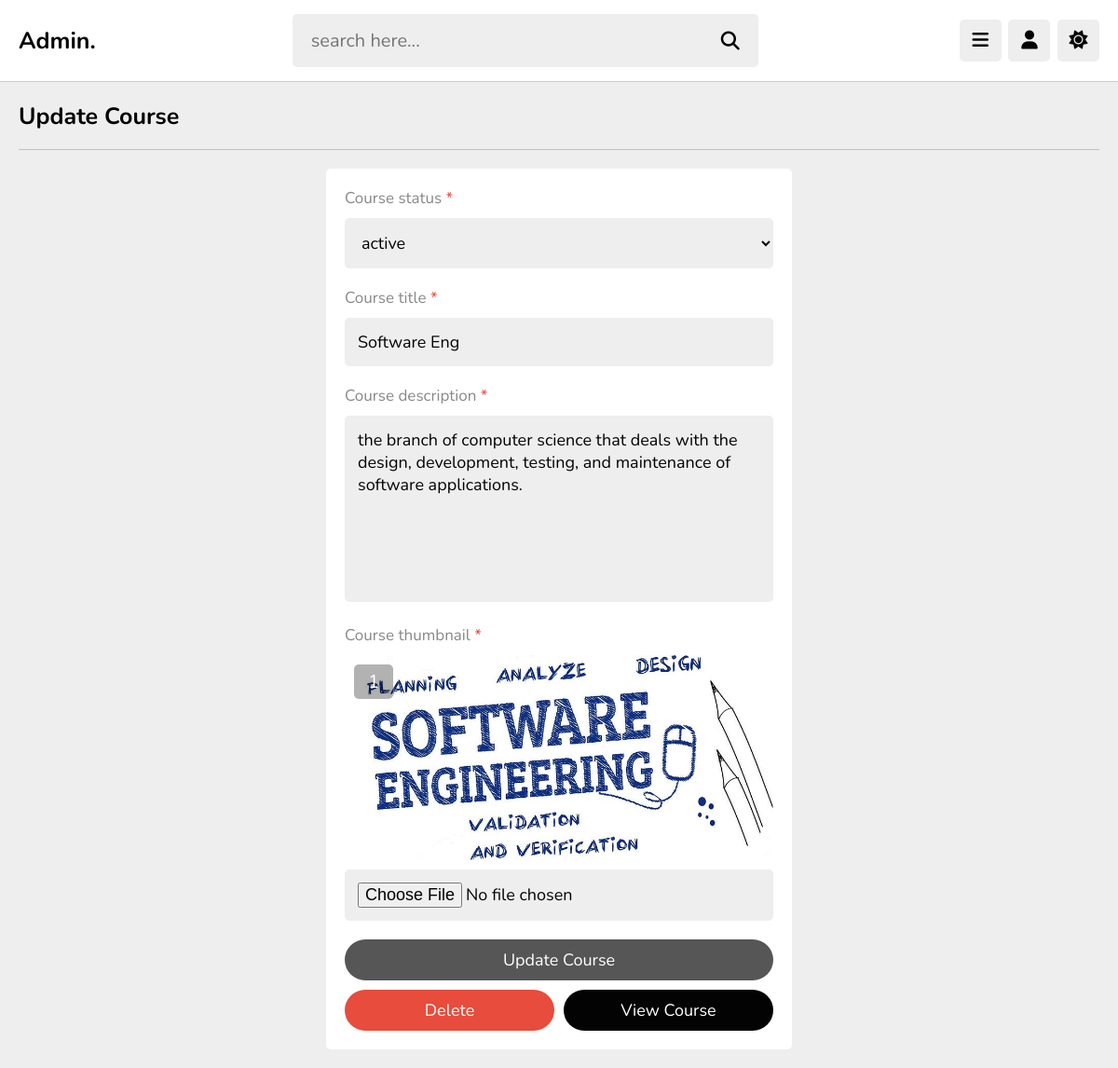
The app's page /admin/update_course.php?get_id=mQ3V7WtHjpnpVPw6Ls4i (signed in) with its own data.
### tables this page shows
CREATE TABLE `course` (
  `id` varchar(20) NOT NULL,
  `tutor_id` varchar(20) NOT NULL,
  `title` varchar(100) NOT NULL,
  `description` varchar(1000) NOT NULL,
  `thumb` varchar(100) NOT NULL,
  `date` date NOT NULL DEFAULT current_timestamp(),
  `status` varchar(20) NOT NULL DEFAULT 'deactive'
);

### admin/update_course.php (the view, shortened to what this page needs)
<?php
include '../components/connect.php';
if(isset($_GET['get_id'])){
   $get_id = $_GET['get_id'];
}else{
   $get_id = '';
   header('location:course.php');
}
?>
<!DOCTYPE html>
<html lang="en">
<head>
   <link rel="stylesheet" href="https://cdnjs.cloudflare.com/ajax/libs/font-awesome/6.2.0/css/all.min.css">
   <link rel="stylesheet" href="../css/admin_style.css">
</head>
<body>
<?php include '../components/admin_header.php'; ?>
<section class="course-form">
   <h1 class="heading">Update course</h1>
   <?php
         $select_course = $conn->prepare("SELECT * FROM `course` WHERE id = ?");
         $select_course->execute([$get_id]);
         if($select_course->rowCount() > 0){
         while($fetch_course = $select_course->fetch(PDO::FETCH_ASSOC)){
            $course_id = $fetch_course['id'];
            $count_pdfs = $conn->prepare("SELECT * FROM `paper` WHERE course_id = ?");
            $count_pdfs->execute([$course_id]);
            $total_pdfs = $count_pdfs->rowCount();
      ?>
   <form action="" method="post" enctype="multipart/form-data">
      <p>Course status <span>*</span></p>
      <select name="status" class="box" required>
         <option value="<?= $fetch_course['status']; ?>" selected><?= $fetch_course['status']; ?></option>
      </select>
      <p>Course title <span>*</span></p>
      <input type="text" name="title" maxlength="100" required placeholder="enter course title" value="<?= $fetch_course['title']; ?>" class="box">
      <p>Course description <span>*</span></p>
      <textarea name="description" class="box" required placeholder="write description" maxlength="1000" cols="30" rows="10"><?= $fetch_course['description']; ?></textarea>
      <p>Course thumbnail <span>*</span></p>
      <div class="thumb">
         <span><?= $total_pdfs; ?></span>
         <img src="../uploaded_files/course_thumb/<?= $fetch_course['thumb']; ?>" alt="">
      </div>
      <input type="file" name="image" accept="image/*" class="box">
      <input type="submit" value="update course" name="submit" class="btn">
      <div class="flex-btn">
         <input type="submit" value="delete" class="delete-btn" onclick="return confirm('delete this course?');" name="delete">
         <a href="view_course.php?get_id=<?= $course_id; ?>" class="option-btn">view course</a>
      </div>
   </form>
   <?php
      }
   }else{
      echo '<p class="empty">no course added yet!</p>';
   }
   ?>
</section>
</body>
</html>

### css/admin_style.css (style rules this page uses)
:root { --main-color:#565656; --red:#e74c3c; --oragen:#030303; --white:#fff; --black:#030303; --light-color:#888; --light-bg:#eee; --border:.1rem solid rgba(0,0,0,.2); }
* { font-family: 'Nunito', sans-serif; margin: 0; padding: 0; box-sizing: border-box; outline: none; border: none; text-decoration: none; }
html { font-size: 62.5%; overflow-x: hidden; }
body { background-color: var(--light-bg); padding-left: 30rem; }
section { padding:2rem; max-width: 1200px; margin: 0 auto; }
.btn, .option-btn, .delete-btn, .inline-btn, .inline-option-btn, .inline-delete-btn { border-radius: 30px; padding: 1rem 3rem; font-size: 1.8rem; color: #fff; margin-top: 1rem; text-transform: capitalize; cursor: pointer; text-align: center; }
.btn, .option-btn, .delete-btn { display: block; width: 100%; }
.btn, .inline-btn { background-color: var(--main-color); }
.option-btn, .inline-option-btn { background-color: var(--oragen); }
.delete-btn, .inline-delete-btn { background-color: var(--red); }
.flex-btn { display:flex; gap: 1rem; }
.heading { padding-bottom: 1.8rem; border-bottom: var(--border); font-size: 2.5rem; color: var(--black); text-transform: capitalize; margin-bottom: 2rem; }
.course-form form { background-color: var(--white); border-radius: .5rem; padding: 2rem; padding-top: 1rem; max-width: 50rem; margin: 0 auto; }
.course-form form p { font-size: 1.7rem; color: var(--light-color); padding-top: 1rem; }
.course-form form p span { color: var(--red); }
.course-form form .box { margin: 1rem 0; border-radius: .5rem; padding: 1.4rem; font-size: 1.8rem; color: var(--black); background: var(--light-bg); width: 100%; }
.course-form form textarea { height: 20rem; resize: none; }
.course-form form .thumb { height: 22rem; margin-top: 1rem; position: relative; }
.course-form form .thumb img { height: 100%; width: 100%; object-fit: cover; border-radius: .5rem; }
.course-form form .thumb span { background-color: rgba(0,0,0,.3); color: #fff; border-radius: .5rem; position: absolute; top: 1rem; left: 1rem; padding: .5rem 1.5rem; font-size: 2rem; }
@media (max-width:1200px) { body { padding-left: 0; } }

### records on screen
course: status "active", title "Software Eng", description "the branch of computer science that deals with the design, development, testing, and maintenance of software applications.", total_pdfs "1", thumb (picture)
